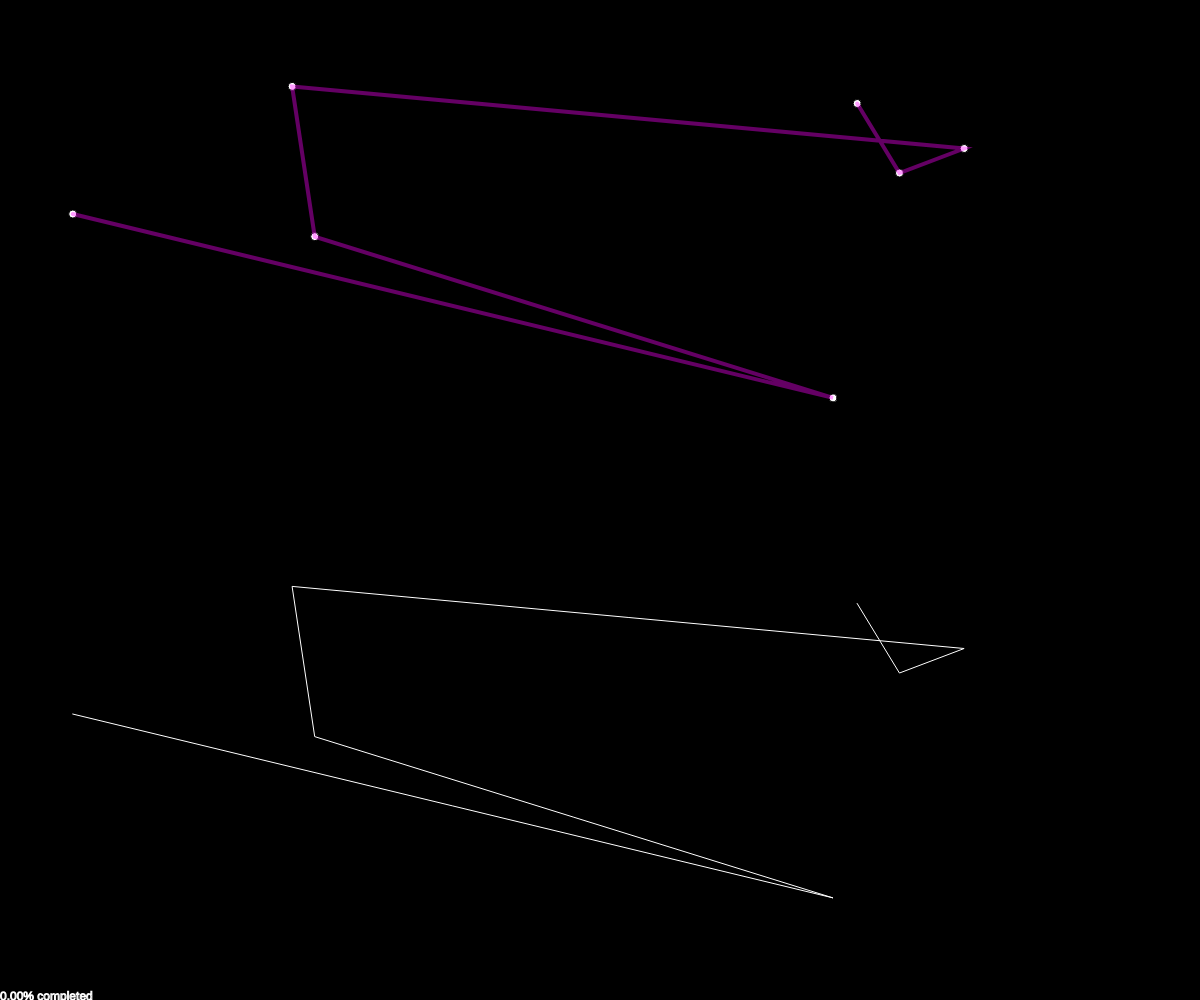
Frame 1 (no input)
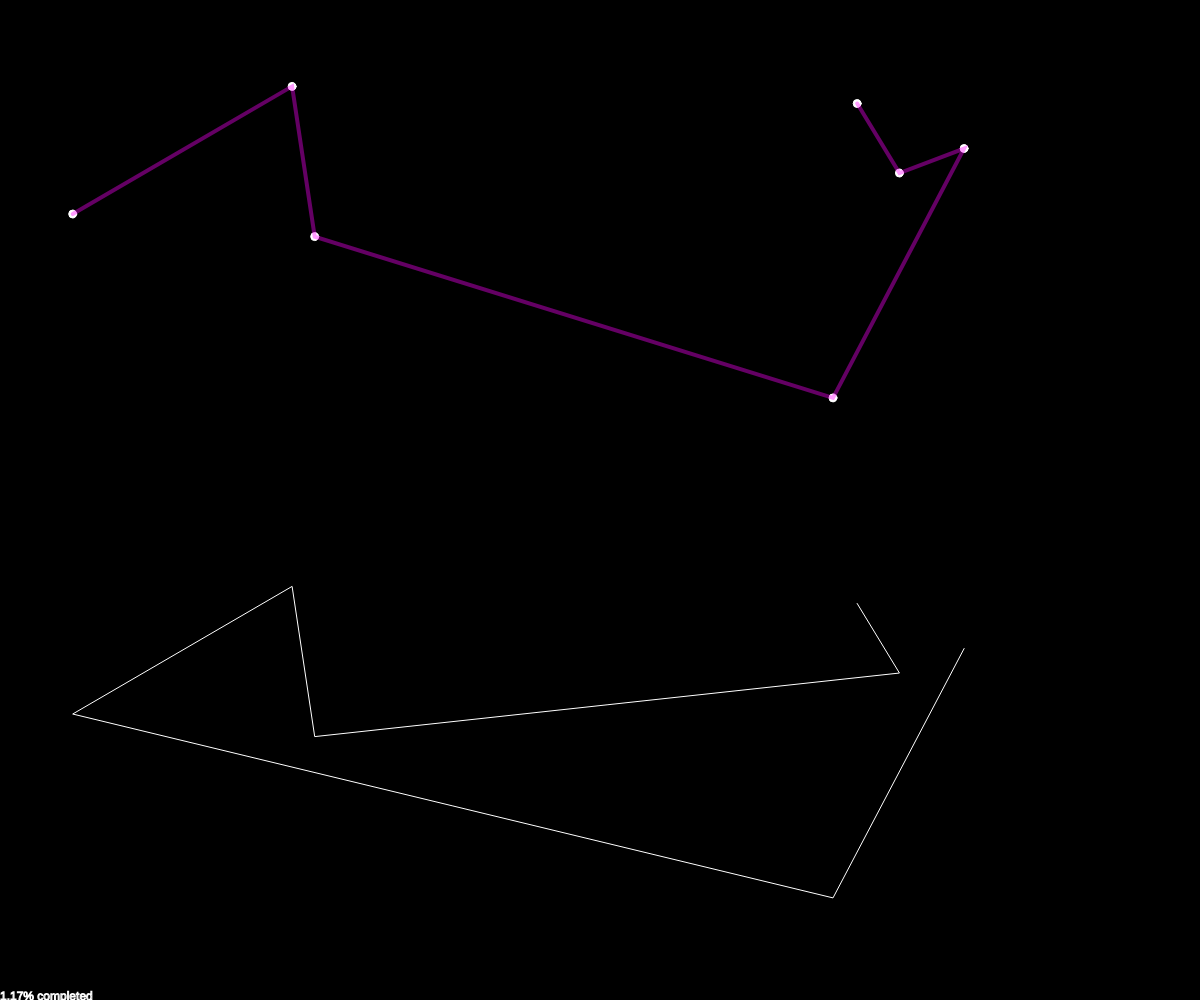
Frame 60 (no input)
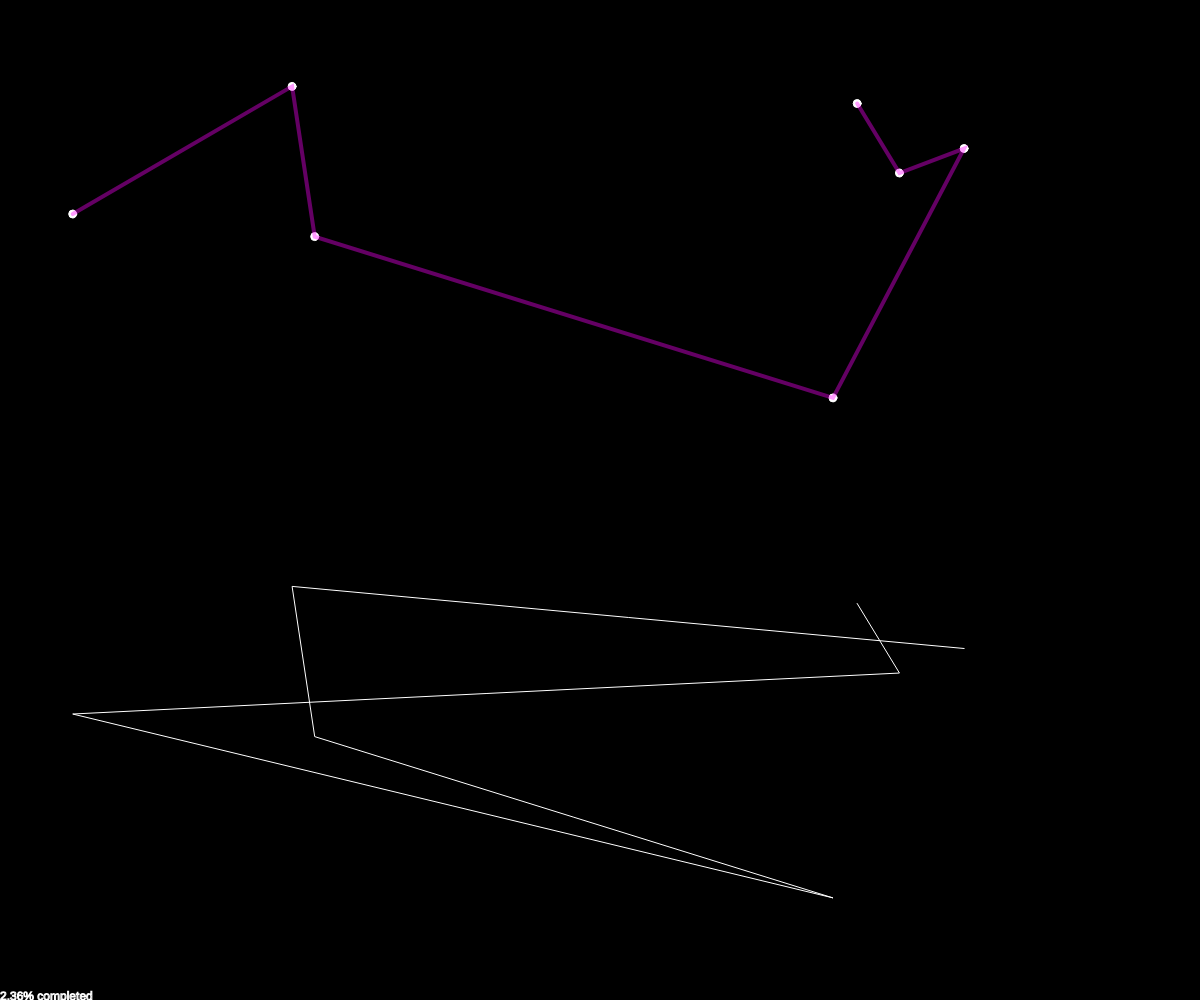
Frame 120 (the mouse pressed at the canvas centre since frame 60)

The p5.js sketch that drew these frames (run headless with seeded random() and noise() and a simulated clock; from frame 60 on, the mouse is pressed at the canvas centre):

// p5.js sketch
// ── sketch.js
/*
 * Traveling salesman with Lexicograph order algorithm
 *
 * https://developer.mozilla.org/en-US/docs/Web/JavaScript/Reference/Global_Objects/Array
 * https://en.wikipedia.org/wiki/Travelling_salesman_problem
 */

const TOTAL_CITIES = 7

let bestEver
let recordDistance
let totalPermutations

let cities = []
let count = 0
let order = []

function setup() {
  createCanvas(windowWidth, windowHeight)

  // Loading array of spots
  for (let i = 0; i < TOTAL_CITIES; i++) {
    let v = createVector(random(width), random(height / 2))
    cities[i] = v
    order[i] = i
  }

  // Keep record of the distance
  let d = calcDistance(cities, order)
  recordDistance = d
  bestEver = order.slice()

  // Percentage to know how far from the end I am
  totalPermutations = factorial(TOTAL_CITIES)
}

function draw() {
  background(0)

  // Display spots
  fill(255)
  for (let i = 0; i < cities.length; i++) {
    ellipse(cities[i].x, cities[i].y, 8)
  }

  // Drawing the bestEver to see
  strokeWeight(4)
  noFill()
  stroke(255, 0, 255, 100)
  beginShape()
    for (let i = 0; i < order.length; i++) {
      let n = bestEver[i]
      vertex(cities[n].x, cities[n].y)
    }
  endShape()

  // Drawing a path between the spots
  translate(0, height / 2)
  strokeWeight(1)
  noFill()
  stroke(255)
  beginShape()
    for (let i = 0; i < order.length; i++) {
      let n = order[i]
      vertex(cities[n].x, cities[n].y)
    }
  endShape()

  // After swaping, we calculate again the length
  // and keep a copy of the best option
  let d = calcDistance(cities, order)
  if (d < recordDistance) {
    recordDistance = d
    bestEver = order.slice()
  }


  // Printing all the possibilities
  // textSize(64)
  // let s = ''
  // for (let i = 0; i< order.length; i++) {
  //   s += order[i]
  // }
  // fill(255)
  // noStroke()
  // text(s, 0, height / 2)

  // Print percentage
  let perc = 100 * count / totalPermutations
  text(nf(perc, 0, 2) + '% completed', 0, height / 2)


  lexicographOrderAlgorithm()
}

// Function for shuffling array while drawing
function swap (a, i, j) {
  // Simple swap algorithm
  let temp = a[i]
  a[i] = a[j]
  a[j] = temp
}

// Calculates the distances between the spots of the array and saves the lowest
function calcDistance (points, order) {
  let sum = 0
  for (let i = 0; i < order.length - 1; i++) {
    let cityA = points[ order[i]     ]
    let cityB = points[ order[i + 1] ]
    let d = dist(cityA.x, cityA.y, cityB.x, cityB.y)
    sum += d
  }
  return sum
}

function lexicographOrderAlgorithm () {
  // STEP 1
  // Find the largest x such that P[i]<P[i+1]
  let largestI = -1
  for (let i = 0; i < order.length - 1; i++) {
    if (order[i] < order[i + 1]) {
      largestI = i
    }
  }
  // If there is no such x, P is the last permutation
  if (largestI === -1) {
    noLoop()
    print('finished')
  }

  // STEP 2
  // Find the largest y such that P[i]<P[j].
  let largestJ = -1
  for (let j = 0; j < order.length; j++) {
    if (order[largestI] < order[j]) {
      largestJ = j
    }
  }

  // STEP 3
  // Swap P[i] and P[j]
  swap(order, largestI, largestJ)

  // STEP 4
  // Reverse P[largestI+1 .. end]
  let endArr = order.splice(largestI + 1)
  endArr.reverse()
  order = order.concat(endArr)

  // To get the % of permutations
  count++
}

function factorial (n) {
  return (n !== 1) ? n * factorial(n - 1) : 1
}
